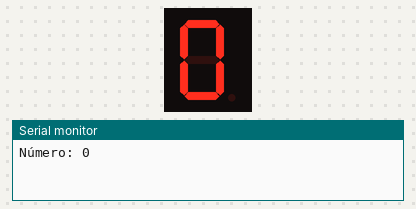
The sketch below on a simulated Arduino Uno, built with avr-gcc and run on an emulated ATmega328P. Shown: 1-digit seven-segment display, the last lines printed to the serial monitor. Wiring (inferred from the names in the program): 1-digit 7-segment display, segments lit when HIGH: segments pin 2, pin 3, pin 4, pin 5, pin 6, pin 7, pin 8. The segment pins are drawn as the display they are named for.

Above: at 0.1 s.
At 1.1 s:
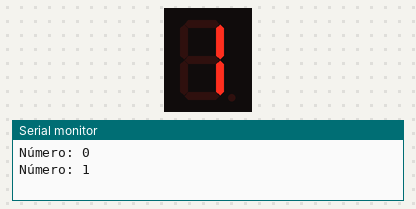
At 2.1 s:
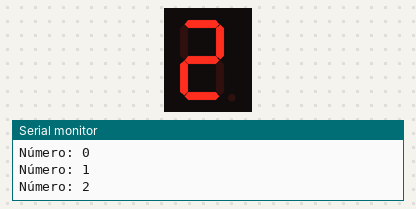
At 4.1 s:
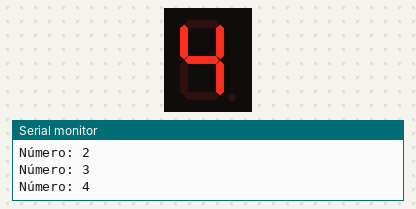
At 6.1 s:
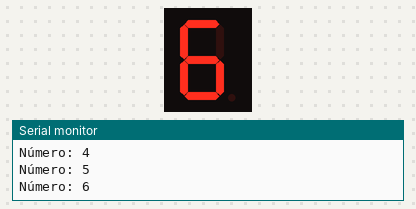
At 9.1 s:
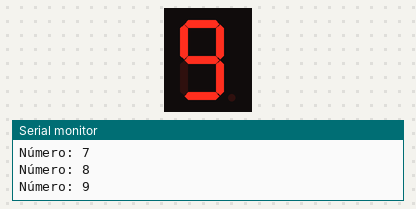

The sketch:

display_7_segmentos.ino
```cpp
// ====== Pines del display (cátodo común) ======
int a = 2;
int b = 3;
int c = 4;
int d = 5;
int e = 6;
int f = 7;
int g = 8;

// Tabla para formar los números (0–9)
// {a,b,c,d,e,f,g}  → 1 = encendido, 0 = apagado
byte digitos[10][7] = {
  {1,1,1,1,1,1,0}, // 0
  {0,1,1,0,0,0,0}, // 1
  {1,1,0,1,1,0,1}, // 2
  {1,1,1,1,0,0,1}, // 3
  {0,1,1,0,0,1,1}, // 4
  {1,0,1,1,0,1,1}, // 5
  {1,0,1,1,1,1,1}, // 6
  {1,1,1,0,0,0,0}, // 7
  {1,1,1,1,1,1,1}, // 8
  {1,1,1,1,0,1,1}  // 9
};

void setup() {

Serial.begin(9600);
pinMode(a, OUTPUT);
pinMode(b, OUTPUT);
pinMode(c, OUTPUT);
pinMode(d, OUTPUT);
pinMode(e, OUTPUT);
pinMode(f, OUTPUT);
pinMode(g, OUTPUT);
}

void mostrarDigito(int num) {
  for (int i = 0; i < 7; i++) {
    digitalWrite(a + i, digitos[num][i]);
  }
}

void loop() {
  for (int n = 0; n < 10; n++) {
    mostrarDigito(n);
    Serial.print("Número: ");
    Serial.println(n);
    delay(1000);
  }
}
```

Measured:
- by itself, everything shown: repeats every 10.0 s, in 10 steps
- what the display in image 1 shows lasts 1.0 s, from 1.0 s to 2.0 s
